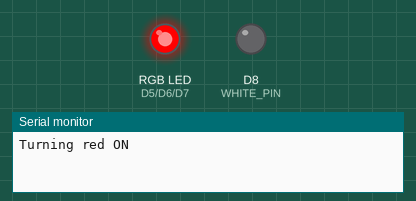
Recording of a sketch running on a simulated ESP8266 (Wemos D1 mini). On the bench: an RGB LED mixed from three pins (HIGH = lit), output pins drawn as LEDs (lit = HIGH), the last lines printed to the serial monitor.

Above: at 1.5 s.
At 4.5 s:
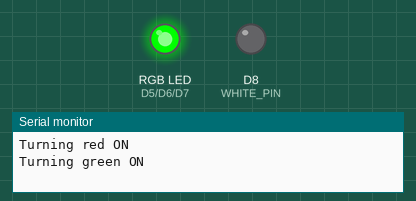
At 7.5 s:
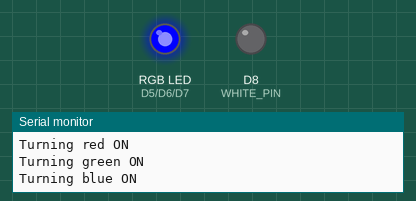
At 10.5 s:
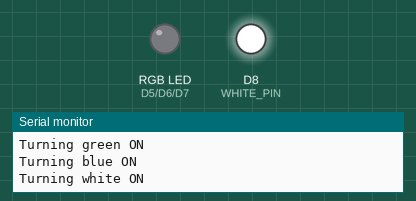
At 13.5 s:
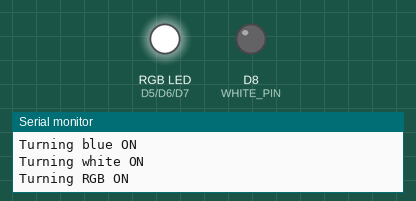
At 16.5 s:
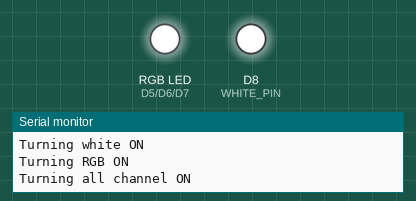
Timing chart, 0 to 20.7 s (numbered marks = the images above):
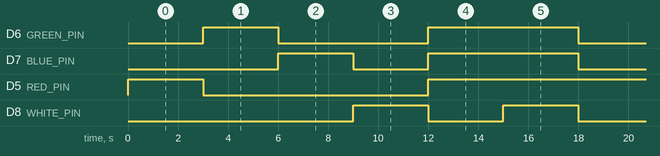

The sketch:

blink.ino
```cpp
/*
  Simple test code for the Wemos D1 RGBW Shield.
  https://github.com/RiRomain/wemos-rgbw-shield
*/

#define RED_PIN D5
#define GREEN_PIN D6
#define BLUE_PIN D7
#define WHITE_PIN D8

void setup() {
  // put your setup code here, to run once:
  pinMode(RED_PIN, OUTPUT);
  pinMode(GREEN_PIN, OUTPUT);
  pinMode(BLUE_PIN, OUTPUT);
  pinMode(WHITE_PIN, OUTPUT);
  Serial.begin(115200);
}
void loop() {
  // put your main code here, to run repeatedly:
  Serial.println("Turning red ON");
  analogWrite(RED_PIN, PWMRANGE);
  delay(3000);
  analogWrite(RED_PIN, 0);

  Serial.println("Turning green ON");
  analogWrite(GREEN_PIN, PWMRANGE);
  delay(3000);
  analogWrite(GREEN_PIN, 0);

  Serial.println("Turning blue ON");
  analogWrite(BLUE_PIN, PWMRANGE);
  delay(3000);
  analogWrite(BLUE_PIN, 0);

  Serial.println("Turning white ON");
  analogWrite(WHITE_PIN, PWMRANGE);
  delay(3000);
  analogWrite(WHITE_PIN, 0);

  Serial.println("Turning RGB ON");
  analogWrite(RED_PIN, PWMRANGE);
  analogWrite(GREEN_PIN, PWMRANGE);
  analogWrite(BLUE_PIN, PWMRANGE);
  delay(3000);

  Serial.println("Turning all channel ON");
  analogWrite(WHITE_PIN, PWMRANGE);
  delay(3000);
  analogWrite(RED_PIN, 0);
  analogWrite(GREEN_PIN, 0);
  analogWrite(BLUE_PIN, 0);
  analogWrite(WHITE_PIN, 0);

}
```

Measured:
- by itself, D6 (GREEN_PIN): LOW → HIGH at 3.0 s, → LOW 3.0 s later, → HIGH 6.0 s later, → LOW 6.0 s later, … (9 changes in this stretch)
- by itself, D7 (BLUE_PIN): LOW → HIGH at 6.0 s, → LOW 3.0 s later, → HIGH 3.0 s later, → LOW 6.0 s later, … (8 changes in this stretch)
- by itself, D5 (RED_PIN): repeats every 18.0 s: LOW 9.0 s, HIGH 9.0 s
- by itself, D8 (WHITE_PIN): LOW → HIGH at 9.0 s, → LOW 3.0 s later, → HIGH 3.0 s later, → LOW 3.0 s later, … (8 changes in this stretch)
